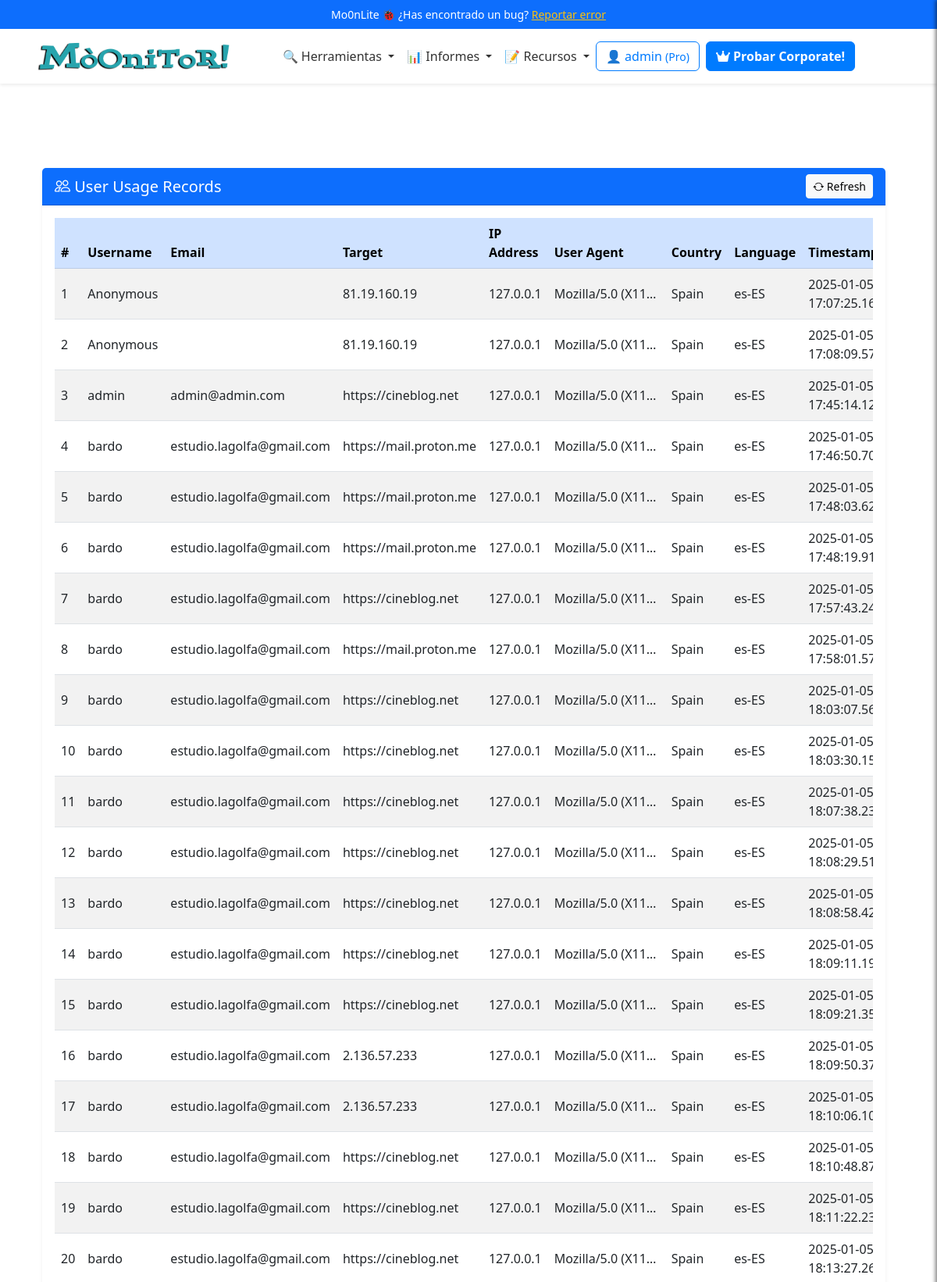
Page /admin/activity (signed in, upper part) on the committed database.
### app/models/user_model.py (models this page shows, shortened)
class Users(UserMixin, db.Model):
    __tablename__ = 'Users'
    id = db.Column(db.Integer, primary_key=True)
    username = db.Column(db.String(80), unique=True, nullable=False)
    email = db.Column(db.String(120), unique=True, nullable=False)
    password_hash = db.Column(db.String(255), nullable=False)
    token = db.Column(db.String(255), index=True, unique=True)
    active = db.Column(db.Boolean, default=False)
    registered_on = db.Column(db.DateTime,
                              nullable=False,
                              default=datetime.datetime.utcnow)
    config = db.Column(JSONType)
    role = db.Column(db.String(20), nullable=False, default='usuario')
    subscription_plan = db.Column(Enum('Free',
                                       'Pro',
                                       'Corporate',
                                       name='subscription_plans'),
                                  default='Free')
    subscription_currency = db.Column(
        db.String(3), default='EUR')  # ISO currency codes (e.g., USD, EUR)
    subscription_expiration = db.Column(db.DateTime, nullable=True)
    subscription_frequency = db.Column(Enum('Monthly',
                                            'Annually',
                                            name='subscription_frequency'),
                                       default='Monthly')
    primary_payment = db.Column(JSONType, nullable=True)  # IBAN, SWIFT, etc.
    secondary_payment = db.Column(JSONType, nullable=True)
    transactions = db.relationship('Transaction', backref='user', lazy=True)
    def is_subscription_active(self):
        if not self.subscription_expiration:
            return False
        return self.subscription_expiration > datetime.datetime.utcnow()

### app/models/usage_model.py (models this page shows, shortened)
class Activity(db.Model):
    __tablename__ = 'Activity'
    id = db.Column(db.Integer, primary_key=True)
    username = db.Column(db.String(64))
    target = db.Column(db.String(256))
    email = db.Column(db.String(120))
    ip_address = db.Column(db.String(15))
    user_agent = db.Column(db.String(256))
    country = db.Column(db.String(64))
    language = db.Column(db.String(64))
    timestamp = db.Column(db.DateTime, index=True, default=datetime.utcnow())
    page_url = db.Column(db.String(256))

### app/views/logs_views.py (the view)
@app.route('/admin/activity')
@login_required
def activity():
    breadcrumbs = [{
        'url': '/admin',
        'text': 'Admin'
    }, {
        'url': '/admin/activity',
        'text': 'Actividad'
    }]
    records = Activity.query.all()
    return render_template('activity.html',
                           records=records,
                           breadcrumbs=breadcrumbs)

### app/__init__.py (called while the page is built)
@app.context_processor
def inject_sidebar_info():
    return dict(is_admin=current_user.is_authenticated
                and current_user.role == 'admin')

@app.context_processor
def inject_breadcrumb():
    breadcrumbs = [{
        'url': '/',
        'text': 'Inicio'
    }, {
        'url': '/profile',
        'text': 'Opcion 1'
    }, {
        'url': '/profile/edit',
        'text': 'Sub opcion 1'
    }]
    return {'breadcrumbs': breadcrumbs}

@app.context_processor
def inject_grouped_tools():
    grouped_tools = {}
    for category, tools_in_category in groupby(sorted(
            tools, key=itemgetter('category')),
                                               key=itemgetter('category')):
        subcategories = {}
        for subcategory, tools_in_subcategory in groupby(
                sorted(tools_in_category, key=itemgetter('subcategory')),
                key=itemgetter('subcategory')):
            subcategories[subcategory] = list(tools_in_subcategory)
        grouped_tools[category] = subcategories
    return dict(grouped_tools=grouped_tools)

@login_manager.user_loader
def load_user(user_id):
    return Users.query.get(int(user_id))

### app/templates/activity.html (shortened to what this page needs)
{% extends "base.html" %}
{% block content %}
<div class="container my-5">
    <div class="row">
        <div class="col-12">
            <div class="card shadow-sm border-0">
                <div class="card-header bg-primary text-white d-flex justify-content-between align-items-center">
                    <h2 class="h5 mb-0"><i class="bi bi-people"></i> User Usage Records</h2>
                    <button class="btn btn-light btn-sm">
                        <i class="bi bi-arrow-repeat"></i> Refresh
                    </button>
                </div>
                <div class="card-body">
                    {% if records %}
                    <div class="table-responsive">
                        <table id="usageRecordsTable" class="table table-striped table-hover align-middle">
                            <thead class="table-primary">
                                <tr>
                                    <th>#</th>
                                    <th>Username</th>
                                    <th>Email</th>
                                    <th>Target</th>
                                    <th>IP Address</th>
                                    <th>User Agent</th>
                                    <th>Country</th>
                                    <th>Language</th>
                                    <th>Timestamp</th>
                                </tr>
                            </thead>
                            <tbody>
                                {% for record in records %}
                                <tr>
                                    <td>{{ record.id }}</td>
                                    <td>{{ record.username }}</td>
                                    <td>{{ record.email }}</td>
                                    <td>{{ record.target }}</td>
                                    <td>{{ record.ip_address }}</td>
                                    <td class="text-truncate" style="max-width: 150px;" title="{{ record.user_agent }}">
                                        {{ record.user_agent }}
                                    </td>
                                    <td>{{ record.country }}</td>
                                    <td>{{ record.language }}</td>
                                    <td>{{ record.timestamp }}</td>
                                </tr>
                                {% endfor %}
                            </tbody>
                        </table>
                    </div>
                    {% else %}
                    <div class="alert alert-warning text-center" role="alert">
                        <i class="bi bi-info-circle"></i> No usage records found.
                    </div>
                    {% endif %}
                </div>
            </div>
        </div>
    </div>
</div>
{% endblock %}

### app/templates/inc/navbar.html (shortened to what this page needs)
<nav class="navbar navbar-expand-lg navbar-light bg-white shadow-sm">
  <div class="container">
    <a class="navbar-brand mx-auto" href="{{ url_for('index') }}">
      <img src="{{ url_for('static', filename='logo.png') }}" alt="Logo" height="50"
        class="d-inline-block align-text-top">
    </a>
    <div class="collapse navbar-collapse justify-content-center" id="navbarNav">
      <ul class="navbar-nav align-items-center">
        <li class="nav-item dropdown">
          <a class="nav-link dropdown-toggle" href="#" id="domainDnsDropdown" role="button" data-bs-toggle="dropdown"
            aria-expanded="false">
            🔍 Herramientas
          </a>
        </li>
        <li class="nav-item dropdown">
          <a class="nav-link dropdown-toggle" href="#" id="domainDnsDropdown" role="button" data-bs-toggle="dropdown"
            aria-expanded="false">
            📊 Informes
          </a>
        </li>
        <li class="nav-item dropdown">
          <a class="nav-link dropdown-toggle" href="#" id="domainDnsDropdown" role="button" data-bs-toggle="dropdown"
            aria-expanded="false">
            📝 Recursos
          </a>
        </li>
      </ul>
    <div class="d-flex flex-column flex-sm-row align-items-center justify-content-center ms-0 mb-3 mt-3">
      {% if current_user.is_authenticated %}
          <a href="/dashboard" class="btn btn-outline-primary mb-2 mb-sm-0 me-sm-2">
              <span class="item-responsive">👤 {{ current_user.username }}
                  <small>({{ current_user.subscription_plan }})</small>
              </span>
          </a>
          {% if current_user.subscription_plan == "Free" %}
              <a class="btn btn-primary mb-2 mb-sm-0 me-sm-2 text-decoration-none fw-semibold" href="{{ url_for('edit_subscription') }}">
                  <i class="fa-solid fa-rocket"></i> Mejorar!
              </a>
          {% elif current_user.subscription_plan == "Pro" %}
              <a class="btn btn-primary mb-2 mb-sm-0 me-sm-2 text-decoration-none fw-semibold" href="{{ url_for('edit_subscription') }}">
                  <i class="fa-solid fa-crown"></i> Probar Corporate!
              </a>
          {% endif %}
      {% endif %}
  </div>
    </div>
  </div>
</nav>

### app/static/css/style.css (style rules this page uses)
:root { --primary-color: #007bff; --secondary-color: #6c757d; --background-color: #f8f9fa; --text-color: #212529; --info-color: #7c71c5; --navbar-background: white; --navbar-shadow: 0 4px 2px -2px rgba(0, 0, 0, 0.1); --navbar-link: #333; --white: #fff; --featured-column: #f9f9f9; --menu-header: #000; --menu-separator: #ccc; --hover-background: #e0e0e0; }
body { display: flex; flex-direction: column; min-height: 100vh; background-image: url('https://ciberpunk.es/wp-content/uploads/2020/12/finance4-section-bg2.png'); background-repeat: repeat-y; background-blend-mode: normal; }
.navbar { background-color: var(--navbar-background); box-shadow: var(--navbar-shadow); width: 100%; display: block; padding: 0; position: relative; }
.navbar-nav .nav-link { color: var(--navbar-link); }
.btn-primary { background-color: var(--primary-color); border-color: var(--primary-color); }
.btn-outline-primary { border-color: var(--primary-color); color: var(--primary-color); }
.row { margin-right: 0 !important; }

### app/templates/activity.html (style rules this page uses)
.table-striped>tbody>tr:nth-of-type(odd) { background-color: #f8f9fa; }
.text-truncate { white-space: nowrap; overflow: hidden; text-overflow: ellipsis; }

### rows in the picture
Users: username "admin", subscription_plan "Pro"
Activity: id "1", username "Anonymous", target "81.19.160.19", ip_address "127.0.0.1", user_agent "Mozilla/5.0 (X11…", country "Spain", language "es-ES", timestamp "2025-01-05…"
Activity: id "2", username "Anonymous", target "81.19.160.19", ip_address "127.0.0.1", user_agent "Mozilla/5.0 (X11…", country "Spain", language "es-ES", timestamp "2025-01-05…"
Activity: id "3", username "admin", email "admin@admin.com", target "https://cineblog.net", ip_address "127.0.0.1", user_agent "Mozilla/5.0 (X11…", country "Spain", language "es-ES", timestamp "2025-01-05…"
Activity: id "4", username "bardo", email "estudio.lagolfa@gmail.com", target "https://mail.proton.me", ip_address "127.0.0.1", user_agent "Mozilla/5.0 (X11…", country "Spain", language "es-ES", timestamp "2025-01-05…"
Activity: id "5", username "bardo", email "estudio.lagolfa@gmail.com", target "https://mail.proton.me", ip_address "127.0.0.1", user_agent "Mozilla/5.0 (X11…", country "Spain", language "es-ES", timestamp "2025-01-05…"
Activity: id "6", username "bardo", email "estudio.lagolfa@gmail.com", target "https://mail.proton.me", ip_address "127.0.0.1", user_agent "Mozilla/5.0 (X11…", country "Spain", language "es-ES", timestamp "2025-01-05…"
Activity: id "7", username "bardo", email "estudio.lagolfa@gmail.com", target "https://cineblog.net", ip_address "127.0.0.1", user_agent "Mozilla/5.0 (X11…", country "Spain", language "es-ES", timestamp "2025-01-05…"
Activity: id "8", username "bardo", email "estudio.lagolfa@gmail.com", target "https://mail.proton.me", ip_address "127.0.0.1", user_agent "Mozilla/5.0 (X11…", country "Spain", language "es-ES", timestamp "2025-01-05…"
Activity: id "9", username "bardo", email "estudio.lagolfa@gmail.com", target "https://cineblog.net", ip_address "127.0.0.1", user_agent "Mozilla/5.0 (X11…", country "Spain", language "es-ES", timestamp "2025-01-05…"
Activity: id "10", username "bardo", email "estudio.lagolfa@gmail.com", target "https://cineblog.net", ip_address "127.0.0.1", user_agent "Mozilla/5.0 (X11…", country "Spain", language "es-ES", timestamp "2025-01-05…"
Activity: id "11", username "bardo", email "estudio.lagolfa@gmail.com", target "https://cineblog.net", ip_address "127.0.0.1", user_agent "Mozilla/5.0 (X11…", country "Spain", language "es-ES", timestamp "2025-01-05…"
Activity: id "12", username "bardo", email "estudio.lagolfa@gmail.com", target "https://cineblog.net", ip_address "127.0.0.1", user_agent "Mozilla/5.0 (X11…", country "Spain", language "es-ES", timestamp "2025-01-05…"
Activity: id "13", username "bardo", email "estudio.lagolfa@gmail.com", target "https://cineblog.net", ip_address "127.0.0.1", user_agent "Mozilla/5.0 (X11…", country "Spain", language "es-ES", timestamp "2025-01-05…"
Activity: id "14", username "bardo", email "estudio.lagolfa@gmail.com", target "https://cineblog.net", ip_address "127.0.0.1", user_agent "Mozilla/5.0 (X11…", country "Spain", language "es-ES", timestamp "2025-01-05…"
Activity: id "15", username "bardo", email "estudio.lagolfa@gmail.com", target "https://cineblog.net", ip_address "127.0.0.1", user_agent "Mozilla/5.0 (X11…", country "Spain", language "es-ES", timestamp "2025-01-05…"
Activity: id "16", username "bardo", email "estudio.lagolfa@gmail.com", target "2.136.57.233", ip_address "127.0.0.1", user_agent "Mozilla/5.0 (X11…", country "Spain", language "es-ES", timestamp "2025-01-05…"
Activity: id "17", username "bardo", email "estudio.lagolfa@gmail.com", target "2.136.57.233", ip_address "127.0.0.1", user_agent "Mozilla/5.0 (X11…", country "Spain", language "es-ES", timestamp "2025-01-05…"
Activity: id "18", username "bardo", email "estudio.lagolfa@gmail.com", target "https://cineblog.net", ip_address "127.0.0.1", user_agent "Mozilla/5.0 (X11…", country "Spain", language "es-ES", timestamp "2025-01-05…"
Activity: id "19", username "bardo", email "estudio.lagolfa@gmail.com", target "https://cineblog.net", ip_address "127.0.0.1", user_agent "Mozilla/5.0 (X11…", country "Spain", language "es-ES", timestamp "2025-01-05…"
Activity: id "20", username "bardo", email "estudio.lagolfa@gmail.com", target "https://cineblog.net", ip_address "127.0.0.1", user_agent "Mozilla/5.0 (X11…", country "Spain", language "es-ES", timestamp "2025-01-05…"
